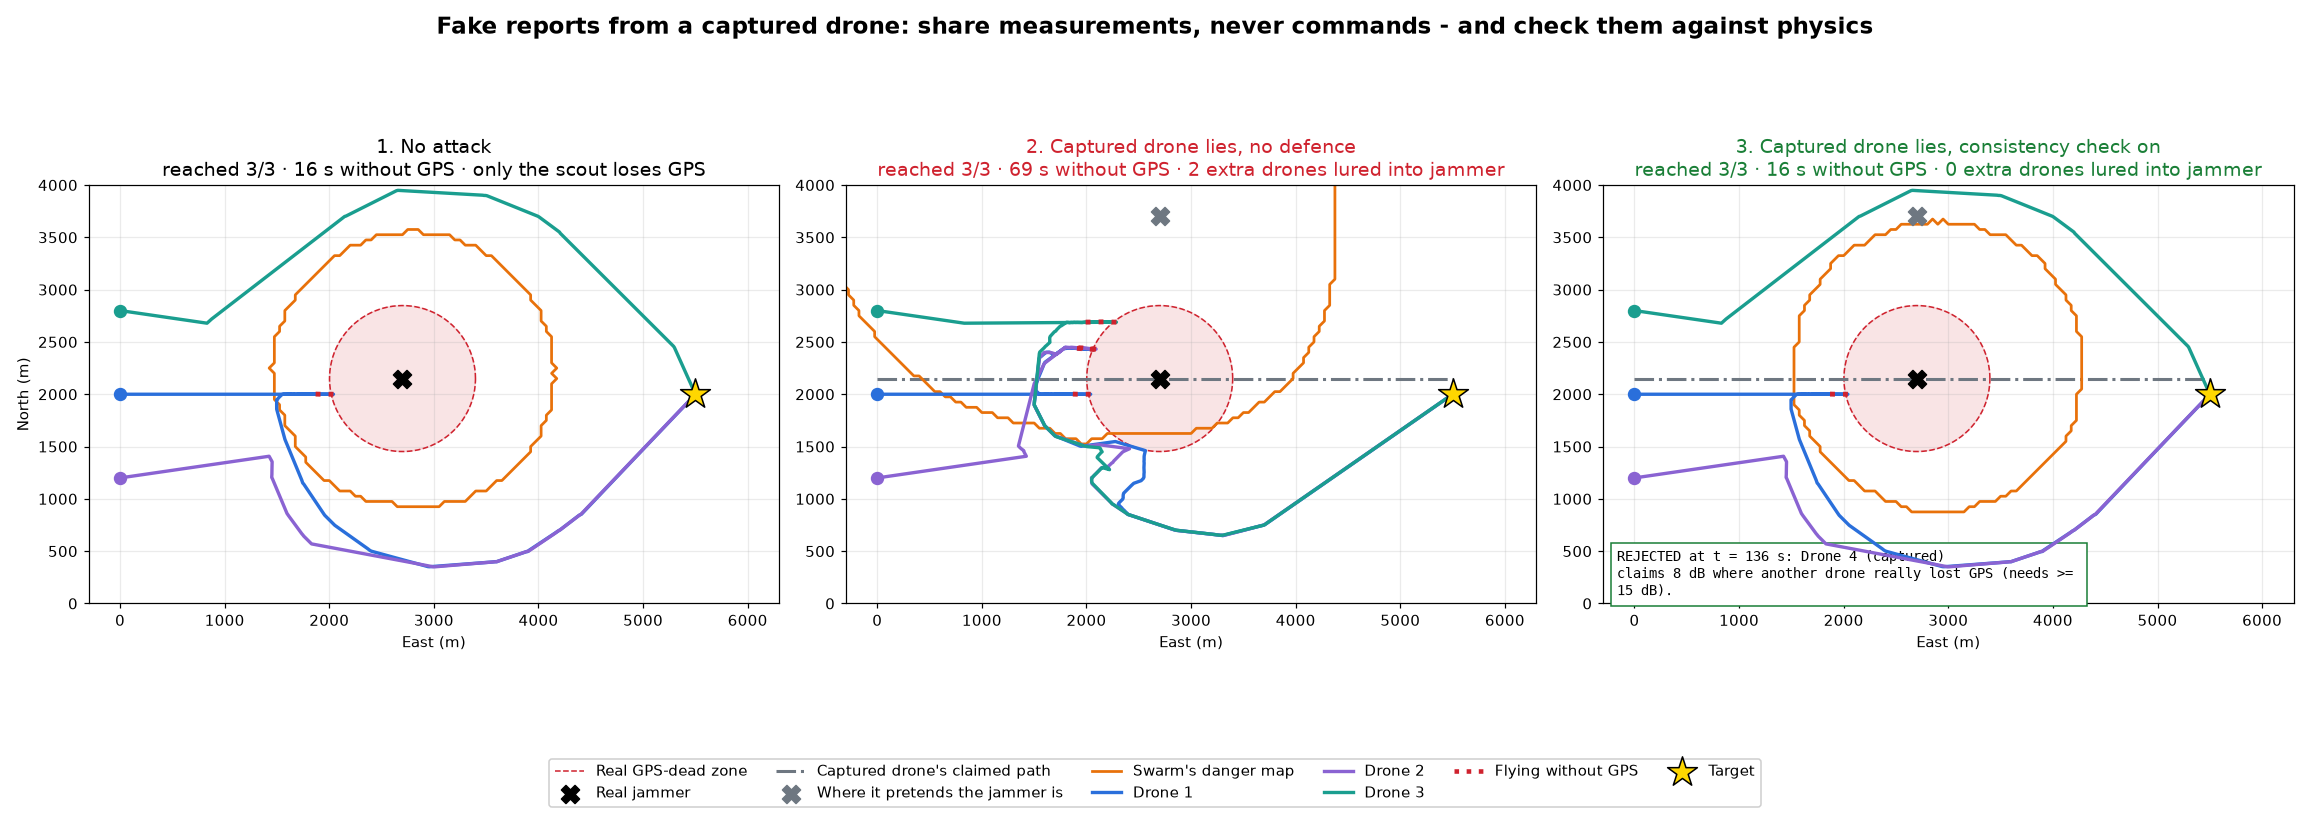

Python code for this plot:
"""Can an attacker trick the swarm with fake reports?  (EUDIS Hackathon 2026)

Guled's question: if drones share threat information, an enemy can broadcast a
fake message ("the jammer is in the north, go south") and steer the swarm into
a trap. Signatures stop outsiders, but not a CAPTURED drone that still has a
valid key. Here "Drone 4 (captured)" flies over the real jammer and reports
"all quiet here", pretending the jammer is 1.5 km further north.

Our defences (see swarm_reroute.py):
  1. Drones share MEASUREMENTS, never commands - nobody can order "fly east".
  2. A warning is cheap to believe, an "all clear" must be proven: a sender claiming
     "almost quiet" where another drone REALLY lost GPS is exposed as a liar.
  3. Consistency check: a sender is rejected when its readings can't be explained by
     the same jammer physics as the other drones' readings (99.9 % test).
  4. Hard evidence wins: where a drone really lost GPS stays no-go whatever anyone says.

Run: python swarm_attack.py   (saves swarm_attack.png, ~40 s)
"""
import matplotlib.pyplot as plt
import numpy as np

import swarm_reroute as S

CASES = [
    ("1. No attack", dict(attack=False, defense=True)),
    ("2. Captured drone lies, no defence", dict(attack=True, defense=False)),
    ("3. Captured drone lies, consistency check on", dict(attack=True, defense=True)),
]


def main():
    results = []
    for title, kw in CASES:
        log = []
        drones, shared, _ = S.run("swarm", log, **kw)
        results.append((title, kw, drones, shared, log))
        r, b, e, km = S.summary(drones)
        trapped = [d.name for d in drones if d.blind_s > 0 and d.name != "Drone 1"]
        print(f"\n=== {title} ===")
        print("\n".join(line for line in log if "danger map updated" not in line))
        print(f"-> reached {r}/3 | {b:.0f} s without GPS | drones lured into the jammer besides the scout: "
              f"{', '.join(trapped) or 'none'} | done after {e:.0f} s")

    fig, axes = plt.subplots(1, 3, figsize=(21, 7.4))
    th = np.linspace(0, 2 * np.pi, 200)
    u = S.ATTACK_TO - S.ATTACK_FROM
    for ax, (title, kw, drones, shared, log) in zip(axes, results):
        ax.fill(S.JAMMER[0] + S.TRUE_RADIUS * np.cos(th), S.JAMMER[1] + S.TRUE_RADIUS * np.sin(th),
                color="#cf222e", alpha=0.12)
        ax.plot(S.JAMMER[0] + S.TRUE_RADIUS * np.cos(th), S.JAMMER[1] + S.TRUE_RADIUS * np.sin(th),
                color="#cf222e", ls="--", lw=1, label="Real GPS-dead zone")
        ax.scatter(*S.JAMMER, marker="X", s=140, color="black", zorder=6, label="Real jammer")
        if kw["attack"]:
            ax.plot(*np.array([S.ATTACK_FROM, S.ATTACK_FROM + u]).T, color="#6e7781", lw=2, ls="-.",
                    label="Captured drone's claimed path")
            ax.scatter(*S.FAKE_JAMMER, marker="X", s=140, color="#6e7781", zorder=6,
                       label='Where it pretends the jammer is')
        ax.contour(S.PGE, S.PGN, shared.mask.astype(float), levels=[0.5], colors="#e8710a", linewidths=1.8)
        ax.plot([], [], color="#e8710a", lw=1.8, label="Swarm's danger map")
        for d in drones:
            h = np.array(d.hist); ok = np.array(d.hist_gps)
            ax.plot(h[:, 0], h[:, 1], color=d.color, lw=2.2, zorder=4, label=d.name)
            bad = h.copy(); bad[ok] = np.nan
            ax.plot(bad[:, 0], bad[:, 1], color="#cf222e", lw=3.2, ls=":", zorder=5)
            ax.scatter(*h[0], s=60, color=d.color, zorder=6)
        ax.plot([], [], color="#cf222e", lw=3, ls=":", label="Flying without GPS")
        ax.scatter(*S.TARGET, marker="*", s=420, color="gold", edgecolor="black", zorder=7, label="Target")
        r, b, e, km = S.summary(drones)
        trapped = sum(d.blind_s > 0 for d in drones if d.name != "Drone 1")
        verdict = f"{trapped} extra drone{'s' if trapped != 1 else ''} lured into jammer" if kw["attack"] else "only the scout loses GPS"
        rej = next((line for line in log if "CONSISTENCY" in line), None)
        ax.set_title(f"{title}\nreached {r}/3 · {b:.0f} s without GPS · {verdict}", fontsize=12.5,
                     color="#cf222e" if kw["attack"] and not kw["defense"] else ("#1a7f37" if kw["defense"] and kw["attack"] else "black"))
        if rej:
            when = rej.split("s", 1)[0].replace("t=", "").strip()
            why = rej.split(" - ", 1)[1]
            ax.text(0.02, 0.02, f"REJECTED at t = {when} s: Drone 4 (captured)\n{why[:58]}\n{why[58:116]}",
                    transform=ax.transAxes,
                    fontsize=9, family="monospace", bbox=dict(fc="white", ec="#1a7f37"))
        ax.set_xlim(*S.AREA_E); ax.set_ylim(*S.AREA_N); ax.set_aspect("equal")
        ax.set_xlabel("East (m)"); ax.grid(alpha=0.25)
    axes[0].set_ylabel("North (m)")
    handles, labels = axes[1].get_legend_handles_labels()
    fig.legend(handles, labels, loc="lower center", ncol=6, fontsize=9.5, framealpha=0.95)
    fig.suptitle("Fake reports from a captured drone: share measurements, never commands - and check them against physics",
                 fontsize=15, weight="bold")
    plt.tight_layout(rect=(0, 0.08, 1, 1))
    plt.savefig("swarm_attack.png", dpi=110)
    print("\nSaved swarm_attack.png")


if __name__ == "__main__":
    main()
